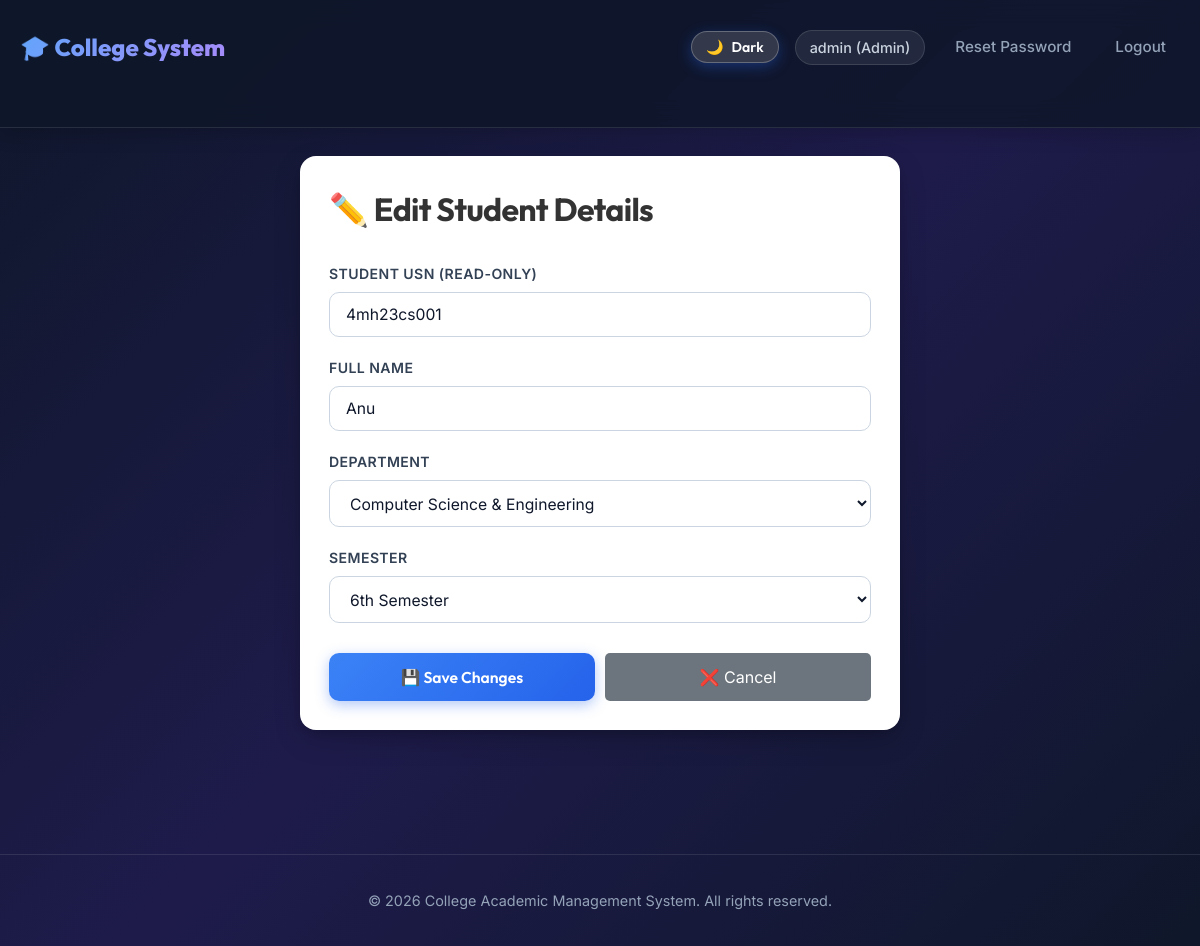
The app's page /admin/students/2/edit (signed in), older data.
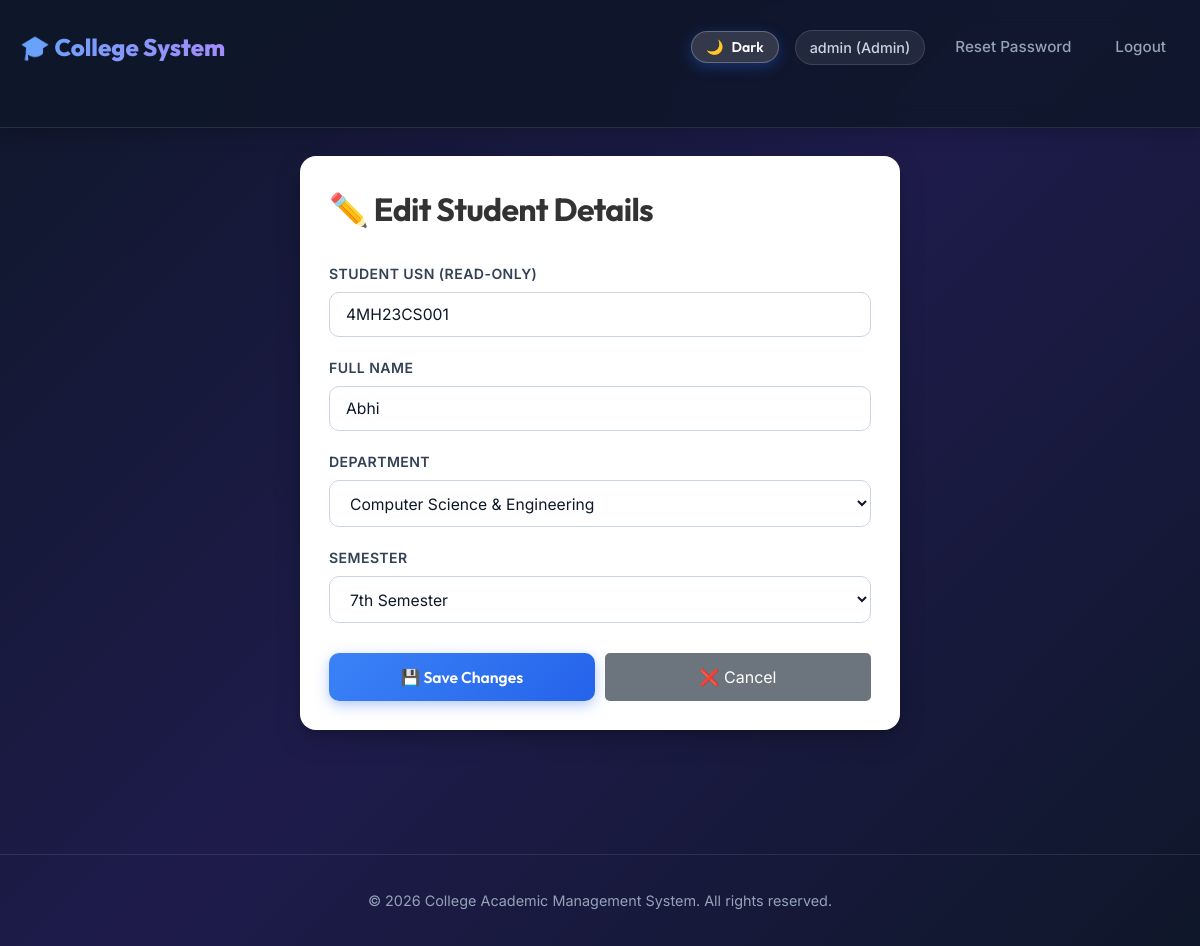
The same page, newer data.
### backend/app.py (models this page shows)
class Student(db.Model):
    id = db.Column(db.Integer, primary_key=True)
    usn = db.Column(db.String(50), unique=True, nullable=False)
    name = db.Column(db.String(200), nullable=False)
    dept = db.Column(db.String(100), nullable=True)
    semester = db.Column(db.Integer, nullable=True)

### backend/app.py (the view, shortened to what this page needs)
@app.route('/admin/students/<int:sid>/edit', methods=['GET', 'POST'])
@login_required
@role_required('Admin')
def admin_edit_student(sid):
    s = Student.query.get_or_404(sid)
    return render_template('admin_edit_student.html', student=s)

### backend/app.py (called while the page is built)
@app.context_processor
def inject_user():
    return dict(user=current_user)

def role_required(*roles):
    def decorator(f):
        @wraps(f)
        def decorated_function(*args, **kwargs):
            if not current_user.is_authenticated:
                return login_manager.unauthorized()
            if current_user.role not in roles:
                flash('Access denied: insufficient permissions', 'danger')
                return redirect(url_for('dashboard'))
            return f(*args, **kwargs)
        return decorated_function
    return decorator

@login_manager.user_loader
def load_user(user_id):
    return User.query.get(int(user_id))

### frontend/templates/admin_edit_student.html (shortened to what this page needs)
{% extends 'base.html' %}
{% block content %}
<div style="max-width: 600px; margin: 0 auto;">
  <div class="card">
    <h1 style="font-size: 2em; color: #333; margin-bottom: 30px;">✏️ Edit Student Details</h1>
    <form method="post">
      <div class="form-group">
        <label>Student USN (Read-only)</label>
        <input type="text" value="{{ student.usn }}" readonly style="background-color: #f5f5f5; cursor: not-allowed;" />
      </div>
      <div class="form-group">
        <label>Full Name</label>
        <input type="text" name="name" value="{{ student.name }}" placeholder="Enter student's full name" required />
      </div>
      <div class="form-group">
        <label>Department</label>
        <select name="dept">
          <option value="CSE" {% if student.dept == 'CSE' %}selected{% endif %}>Computer Science & Engineering</option>
        </select>
      </div>
      <div class="form-group">
        <label>Semester</label>
        <select name="semester">
          {% for sem in range(1, 9) %}
          <option value="{{ sem }}" {% if student.semester == sem %}selected{% endif %}>{{ sem }}{% if sem == 1 %}st{% elif sem == 2 %}nd{% elif sem == 3 %}rd{% else %}th{% endif %} Semester</option>
          {% endfor %}
        </select>
      </div>
      <div style="display: flex; gap: 10px; margin-top: 30px;">
        <button type="submit" style="flex: 1; padding: 12px;">💾 Save Changes</button>
        <a href="/admin/students" style="flex: 1; padding: 12px; background-color: #6c757d; color: white; text-decoration: none; border-radius: 5px; text-align: center; cursor: pointer; border: none;">❌ Cancel</a>
      </div>
    </form>
  </div>
</div>
{% endblock %}

Row changes from the older to the newer data that the page shows:
changed Student "Computer Science & Engineering": usn "4mh23cs001" → "4MH23CS001"; name "Anu" → "Abhi"; semester "6th Semester" → "7th Semester"
